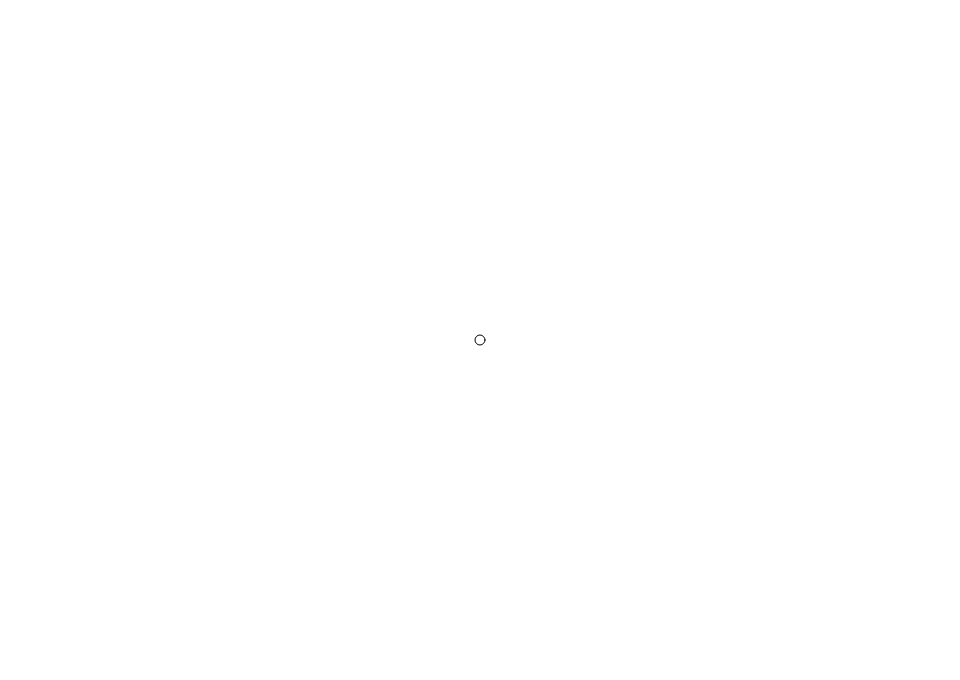
Frame 1 (no input)
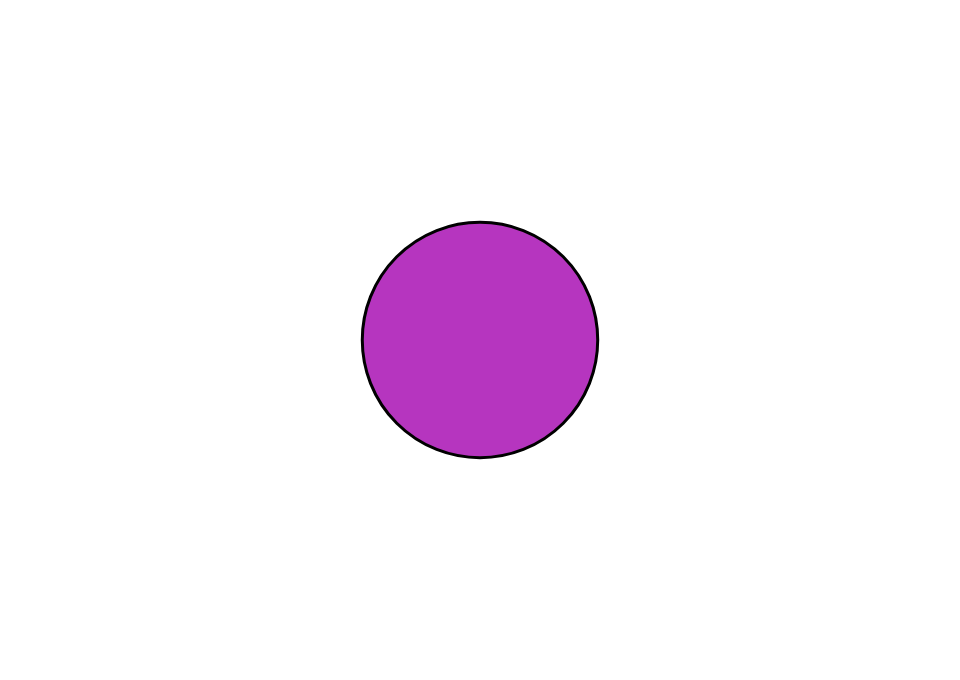
Frame 60 (no input)
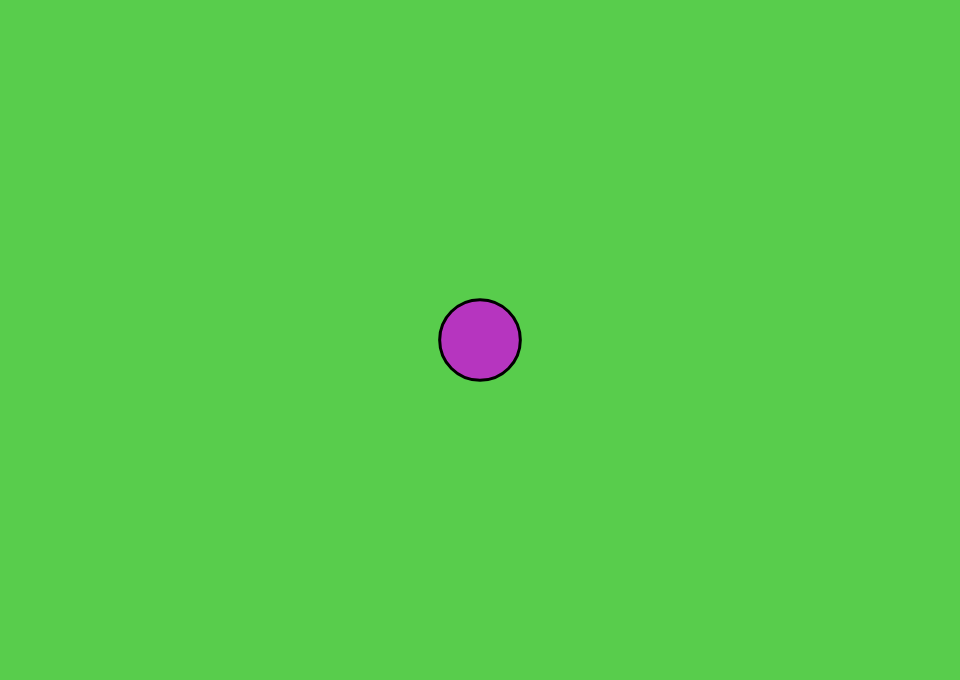
Frame 120 (the mouse pressed at the canvas centre since frame 60)

The p5.js sketch that drew these frames (run headless with seeded random() and noise() and a simulated clock; from frame 60 on, the mouse is pressed at the canvas centre):

// p5.js sketch
// ── sketch.js

let circles = [];
let canvas;
let timer;

function setup() {
    canvas = createCanvas(960, 680);
    addTunelCircle();
    setInterval(addTunelCircle, 1300);
    // setInterval(clearUnusedCircles, 1000);

}

function draw() {
    for (let i = 0; i < circles.length; i++) {
        circles[i].show();
        circles[i].update();
    }
}

function clearUnusedCircles() {
    for (let i = 0; i < circles.length; i++) {
        if (circles[i].diameter >= 960) {
            circles[i].destroy();
            circles.splice(i, 1);
        }
    }
}

function addTunelCircle() {
    circles.push(new TunelCircle());
}



class TunelCircle {
    constructor() {
        this.x = canvas.width / 2;
        this.y = canvas.height / 2;
        this.diameter = 10;
        this.background = [
            random(255),
            random(255),
            random(255)
        ]
    }

    show() {
        circle(this.x, this.y, this.diameter);
        fill(this.background[0], this.background[1], this.background[2]);
        strokeWeight(3);
    }

    update() {
        this.diameter *= 1.055;
    }

    destroy() {
        remove();
    }
}
